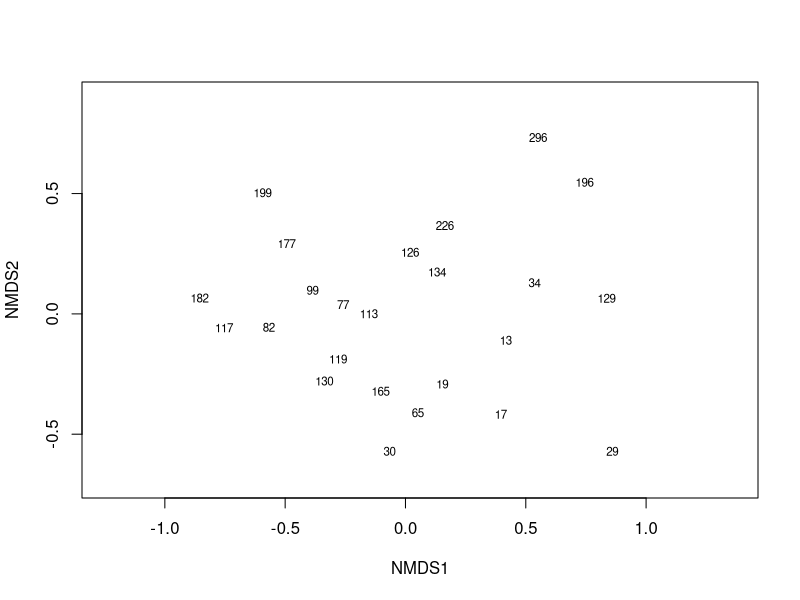

Source code (R):
#import dataset, without an initial row of row names; call it DATA
#columns should all be numeric
#define row names

comm2<-read.csv("2012_abundancematrix.csv")

#use this one to give the site names
rownames(comm2) <- c("B1GA", "B1GB", "BIUA", "B1UB", "B2GA", "B2GB", "B2UA", "B2UB", "I1GA", "I1GB", "I1UA", "I1UB", "I2GA", "I2GB", "I2UA", "I2UB", "K1GA", "K1GB", "K1UA", "K1UB", "K2GA", "K2GB", "K2UA", "K2UB")

#or use this one to give the bank heights
rownames(comm2) <- c("77", "17", "177", "117", "82", "19", "182", "119", "65", "30", "165", "130", "99", "13", "199", "113", "196", "29", "296", "129", "126", "34", "226", "134")


#run the NMDS
library(vegan)
ord <- metaMDS(comm2)

#plot the ordination without species showing, and with sites shown in text
#vegan interprets rows and columns as sites and species automatically, so you can just type "sites" or "species" for what you want to plot - you don't have to define those
#cex varies the text size
plot(ord, type="n")
text(ord, display ="sites", cex =0.7)